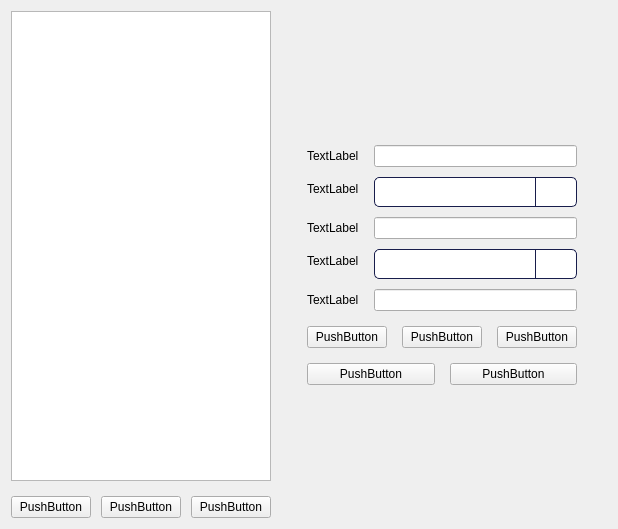
<?xml version="1.0" encoding="UTF-8"?>
<ui version="4.0">
 <class>CDevListSee</class>
 <widget class="QWidget" name="CDevListSee">
  <property name="geometry">
   <rect>
    <x>0</x>
    <y>0</y>
    <width>618</width>
    <height>529</height>
   </rect>
  </property>
  <property name="windowTitle">
   <string>CDevListSee</string>
  </property>
  <layout class="QGridLayout" name="gridLayout_4">
   <property name="margin">
    <number>0</number>
   </property>
   <item row="0" column="0">
    <widget class="QWidget" name="widget_main" native="true">
     <layout class="QGridLayout" name="gridLayout_2">
      <item row="0" column="0">
       <widget class="QWidget" name="widget_dev" native="true">
        <layout class="QGridLayout" name="gridLayout_3">
         <property name="margin">
          <number>0</number>
         </property>
         <item row="0" column="0">
          <layout class="QVBoxLayout" name="verticalLayout">
           <property name="spacing">
            <number>15</number>
           </property>
           <item>
            <widget class="QTableWidget" name="tableWidget_dev"/>
           </item>
           <item>
            <layout class="QHBoxLayout" name="horizontalLayout">
             <property name="spacing">
              <number>10</number>
             </property>
             <item>
              <widget class="QPushButton" name="btnNew">
               <property name="text">
                <string>PushButton</string>
               </property>
              </widget>
             </item>
             <item>
              <widget class="QPushButton" name="btnModify">
               <property name="text">
                <string>PushButton</string>
               </property>
              </widget>
             </item>
             <item>
              <widget class="QPushButton" name="btnDelete">
               <property name="text">
                <string>PushButton</string>
               </property>
              </widget>
             </item>
            </layout>
           </item>
          </layout>
         </item>
        </layout>
       </widget>
      </item>
      <item row="0" column="1">
       <widget class="QWidget" name="widget_edit" native="true">
        <layout class="QGridLayout" name="gridLayout">
         <property name="margin">
          <number>0</number>
         </property>
         <item row="0" column="0">
          <layout class="QHBoxLayout" name="horizontalLayout_4">
           <item>
            <spacer name="horizontalSpacer">
             <property name="orientation">
              <enum>Qt::Horizontal</enum>
             </property>
             <property name="sizeHint" stdset="0">
              <size>
               <width>40</width>
               <height>20</height>
              </size>
             </property>
            </spacer>
           </item>
           <item>
            <layout class="QVBoxLayout" name="verticalLayout_3">
             <item>
              <spacer name="verticalSpacer">
               <property name="orientation">
                <enum>Qt::Vertical</enum>
               </property>
               <property name="sizeHint" stdset="0">
                <size>
                 <width>20</width>
                 <height>40</height>
                </size>
               </property>
              </spacer>
             </item>
             <item>
              <layout class="QVBoxLayout" name="verticalLayout_2">
               <property name="spacing">
                <number>15</number>
               </property>
               <item>
                <layout class="QFormLayout" name="formLayout">
                 <property name="horizontalSpacing">
                  <number>15</number>
                 </property>
                 <property name="verticalSpacing">
                  <number>10</number>
                 </property>
                 <item row="0" column="0">
                  <widget class="QLabel" name="label_id">
                   <property name="text">
                    <string>TextLabel</string>
                   </property>
                  </widget>
                 </item>
                 <item row="0" column="1">
                  <widget class="QLineEdit" name="lineEdit_id">
                   <property name="alignment">
                    <set>Qt::AlignLeading|Qt::AlignLeft|Qt::AlignVCenter</set>
                   </property>
                  </widget>
                 </item>
                 <item row="1" column="0">
                  <widget class="QLabel" name="label_manufacture">
                   <property name="text">
                    <string>TextLabel</string>
                   </property>
                  </widget>
                 </item>
                 <item row="2" column="0">
                  <widget class="QLabel" name="label_name">
                   <property name="text">
                    <string>TextLabel</string>
                   </property>
                  </widget>
                 </item>
                 <item row="3" column="0">
                  <widget class="QLabel" name="label_type">
                   <property name="text">
                    <string>TextLabel</string>
                   </property>
                  </widget>
                 </item>
                 <item row="4" column="0">
                  <widget class="QLabel" name="label_address">
                   <property name="text">
                    <string>TextLabel</string>
                   </property>
                  </widget>
                 </item>
                 <item row="2" column="1">
                  <widget class="QLineEdit" name="lineEdit_name">
                   <property name="alignment">
                    <set>Qt::AlignLeading|Qt::AlignLeft|Qt::AlignVCenter</set>
                   </property>
                  </widget>
                 </item>
                 <item row="4" column="1">
                  <widget class="QLineEdit" name="lineEdit_address">
                   <property name="alignment">
                    <set>Qt::AlignLeading|Qt::AlignLeft|Qt::AlignVCenter</set>
                   </property>
                  </widget>
                 </item>
                 <item row="1" column="1">
                  <widget class="QComboBox" name="comboBox_manufacture">
                   <property name="styleSheet">
                    <string notr="true">QComboBox {
    border: 1px solid #181d4b;
    border-radius: 5px;
    padding: 1px 2px 1px 2px;
    min-width: 9em;
	font:20px
}

QComboBox::drop-down {
    subcontrol-origin: padding;
    subcontrol-position: top right;
    width: 40px;
 
    border-left-width: 1px;
    border-left-color: #181d4b;
    border-left-style: solid;
    border-top-right-radius: 3px;
    border-bottom-right-radius: 3px;
}
 
QComboBox::down-arrow {
    image: url(:/image/down_arrow);
}

QComboBox QAbstractItemView::item {
    height: 50px;
}</string>
                   </property>
                   <property name="editable">
                    <bool>false</bool>
                   </property>
                  </widget>
                 </item>
                 <item row="3" column="1">
                  <widget class="QComboBox" name="comboBox_type">
                   <property name="styleSheet">
                    <string notr="true">QComboBox {
    border: 1px solid #181d4b;
    border-radius: 5px;
    padding: 1px 2px 1px 2px;
    min-width: 9em;
	font:20px
}

QComboBox::drop-down {
    subcontrol-origin: padding;
    subcontrol-position: top right;
    width: 40px;
 
    border-left-width: 1px;
    border-left-color: #181d4b;
    border-left-style: solid;
    border-top-right-radius: 3px;
    border-bottom-right-radius: 3px;
}
 
QComboBox::down-arrow {
    image: url(:/image/down_arrow);
}

QComboBox QAbstractItemView::item {
    height: 50px;
}</string>
                   </property>
                   <property name="editable">
                    <bool>false</bool>
                   </property>
                  </widget>
                 </item>
                </layout>
               </item>
               <item>
                <layout class="QHBoxLayout" name="horizontalLayout_3">
                 <property name="spacing">
                  <number>15</number>
                 </property>
                 <item>
                  <widget class="QPushButton" name="btnQRMake">
                   <property name="text">
                    <string>PushButton</string>
                   </property>
                  </widget>
                 </item>
                 <item>
                  <widget class="QPushButton" name="btnQRShow">
                   <property name="text">
                    <string>PushButton</string>
                   </property>
                  </widget>
                 </item>
                 <item>
                  <widget class="QPushButton" name="btnQRPrint">
                   <property name="text">
                    <string>PushButton</string>
                   </property>
                  </widget>
                 </item>
                </layout>
               </item>
               <item>
                <layout class="QHBoxLayout" name="horizontalLayout_2">
                 <property name="spacing">
                  <number>15</number>
                 </property>
                 <item>
                  <widget class="QPushButton" name="btnOk">
                   <property name="text">
                    <string>PushButton</string>
                   </property>
                  </widget>
                 </item>
                 <item>
                  <widget class="QPushButton" name="btnCancel">
                   <property name="text">
                    <string>PushButton</string>
                   </property>
                  </widget>
                 </item>
                </layout>
               </item>
              </layout>
             </item>
             <item>
              <spacer name="verticalSpacer_2">
               <property name="orientation">
                <enum>Qt::Vertical</enum>
               </property>
               <property name="sizeHint" stdset="0">
                <size>
                 <width>20</width>
                 <height>40</height>
                </size>
               </property>
              </spacer>
             </item>
            </layout>
           </item>
           <item>
            <spacer name="horizontalSpacer_2">
             <property name="orientation">
              <enum>Qt::Horizontal</enum>
             </property>
             <property name="sizeHint" stdset="0">
              <size>
               <width>40</width>
               <height>20</height>
              </size>
             </property>
            </spacer>
           </item>
          </layout>
         </item>
        </layout>
       </widget>
      </item>
     </layout>
    </widget>
   </item>
  </layout>
 </widget>
 <layoutdefault spacing="6" margin="11"/>
 <resources/>
 <connections/>
</ui>
